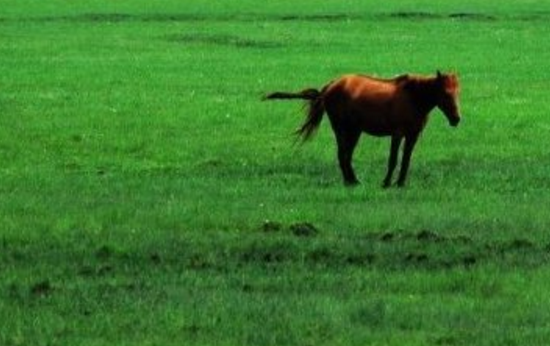
//> input picture class4/class4/horse_hw.jpg, 550 x 346 px
$ ./test_sample   (built with g++ and OpenCV 4)
//> lines starting //> are read from the running program, lines starting //| are printed output that depends on the picture; after the words box and inside, x2 and y2 are one past the last pixel; in counts of white or black regions, pixels touching at a corner belong together
/*
 *
 * 功能：非目标区域进行模糊处理，实现对焦效果
 *
 */

#include <vector>

#include <opencv2/core/core.hpp>
#include <opencv2/highgui/highgui.hpp>
#include <opencv2/imgproc/imgproc.hpp>

int main(){

	//--1.读入图片
	cv::Mat image = cv::imread("horse_hw.jpg");
//> image is the input picture: 346 rows x 550 cols, CV_8UC3; mean B, G, R 45.2, 124.3, 59.5

	//--2.转换灰度图
	cv::Mat gray;
	cv::cvtColor(image,gray,CV_RGB2GRAY);
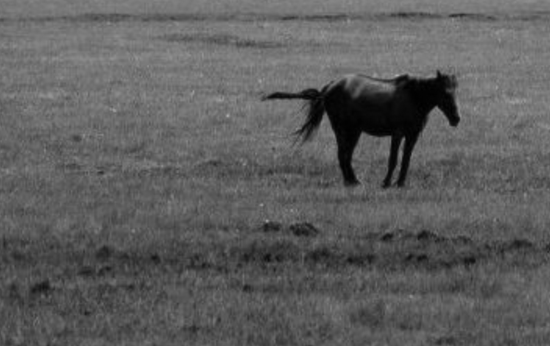
//> gray: 346 rows x 550 cols, CV_8UC1; min 0, max 176, mean 93.3

	//--3.二值化灰度图
	cv::Mat binary;
	cv::threshold(gray,binary,85,255,cv::THRESH_BINARY_INV);
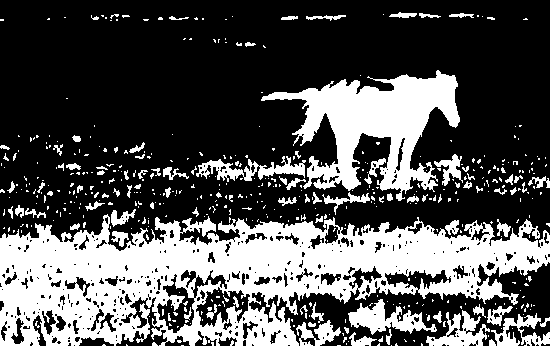
//> binary: 346 rows x 550 cols, CV_8UC1; 32.7% white; 492 white regions (405 under 20 px)

	//--4.寻找轮廓
	std::vector<std::vector<cv::Point> > contours;
	cv::Mat binary_copy; //因为findcontours函数会改变输入的图像，所以复制一个图像作为函数的输入
	binary.copyTo(binary_copy);
	cv::findContours(binary_copy,contours,CV_RETR_EXTERNAL/*获取外轮廓*/,CV_CHAIN_APPROX_NONE/*获取每个轮廓的每个像素*/);
//> contours = 460 contours, 411 with area under 20; largest, box (x1, y1, x2, y2) and area: (0, 214, 550, 346) 45440, (261, 70, 460, 201) 10644, (348, 299, 437, 335) 1256, (196, 156, 306, 182) 952, (426, 310, 490, 346) 949

	//遍历每一个轮廓，把多余的轮廓去掉
	std::vector<std::vector<cv::Point> >::const_iterator it=contours.begin();
	while(it!=contours.end()){
		if(it->size()<500||cv::boundingRect(*it).width>0.5*image.cols)
			it = contours.erase(it);
		else
			++it;
	}
//> after the loop, contours = 1 contour; box (x1, y1, x2, y2) and area: (261, 70, 460, 201) 10644

	//通过绘制轮廓，制作掩码
	cv::Mat mask(image.size(),CV_8U,cv::Scalar(0));
	cv::drawContours(mask,contours,-1/*绘制所有轮廓*/,cv::Scalar(255)/*绘制为白色*/,CV_FILLED/*轮廓全部填充*/);
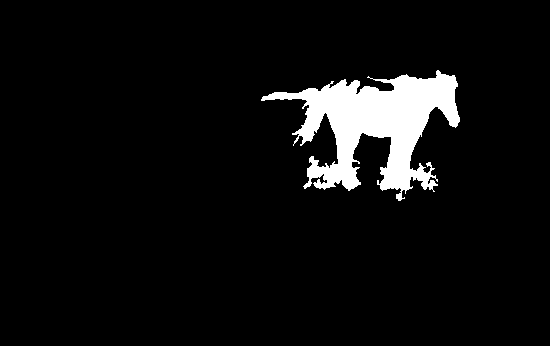
//> mask: 346 rows x 550 cols, CV_8UC1; 5.9% white; 1 white region, box (x1, y1, x2, y2) and area: (261, 70, 460, 201) 11290

	cv::Mat dst;

	//对图像进行模糊处理
	cv::blur(image,dst,cv::Size(9,9));

	//对目标部分做锐化处理
	cv::Mat horse;
	image.copyTo(horse);
	cv::Mat kernel = (cv::Mat_<float>(3,3) << 0,-1,0,-1,5,-1,0,-1,0);
	cv::filter2D(horse,horse,image.depth(),kernel);

	//合成画面，把锐化后的目标部分复制到dst对应的位置
	horse.copyTo(dst,mask);
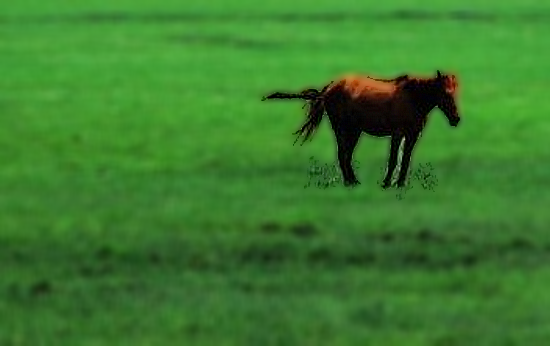
//> dst: 346 rows x 550 cols, CV_8UC3; mean B, G, R 45, 123.9, 59.2

	//--4.显示结果(原图和结果图显示在一起)
	const int width  = image.cols;
//> width = 550
	const int height = image.rows;
//> height = 346
	cv::Mat show_image(cv::Size(2*width,height),CV_8UC3);
	//将image拷贝到显示图片指定位置
	image.copyTo(show_image(cv::Rect(0,0,width,height)));
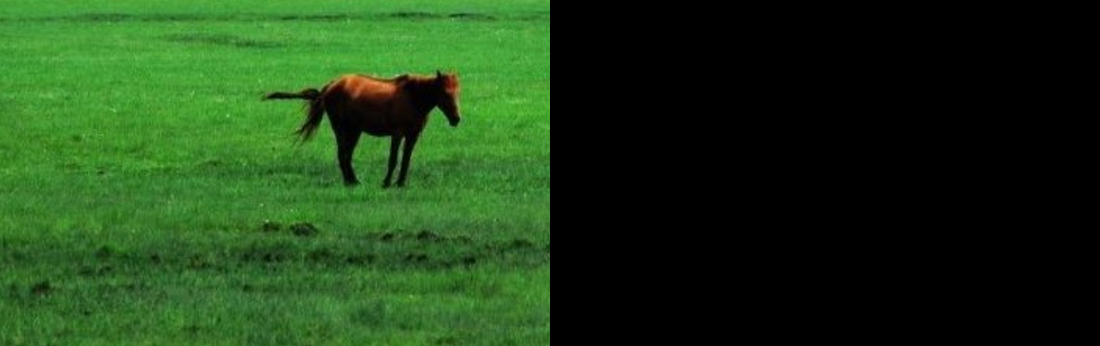
//> show_image: 346 rows x 1100 cols, CV_8UC3; mean B, G, R 22.6, 62.2, 29.8
	//dst拷贝image指定位置
	dst.copyTo(show_image(cv::Rect(width,0,width,height)));
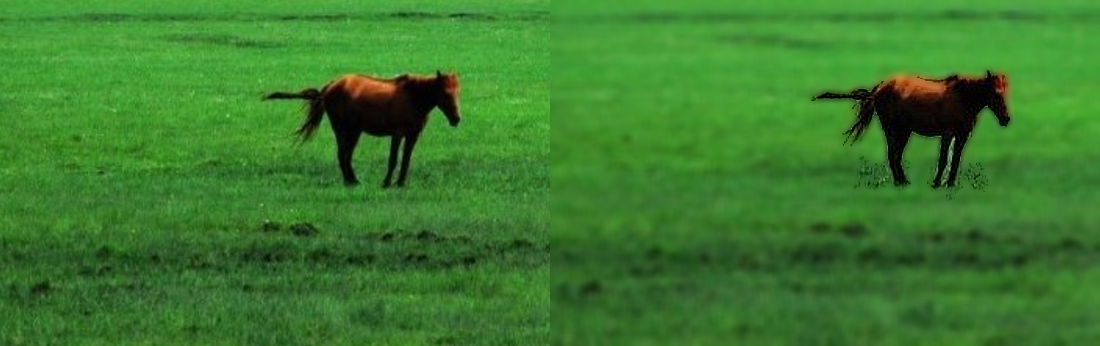
//> show_image: 346 rows x 1100 cols, CV_8UC3; mean B, G, R 45.1, 124.1, 59.4
	//显示
	cv::imshow("show",show_image);
	cv::waitKey(0);
}
